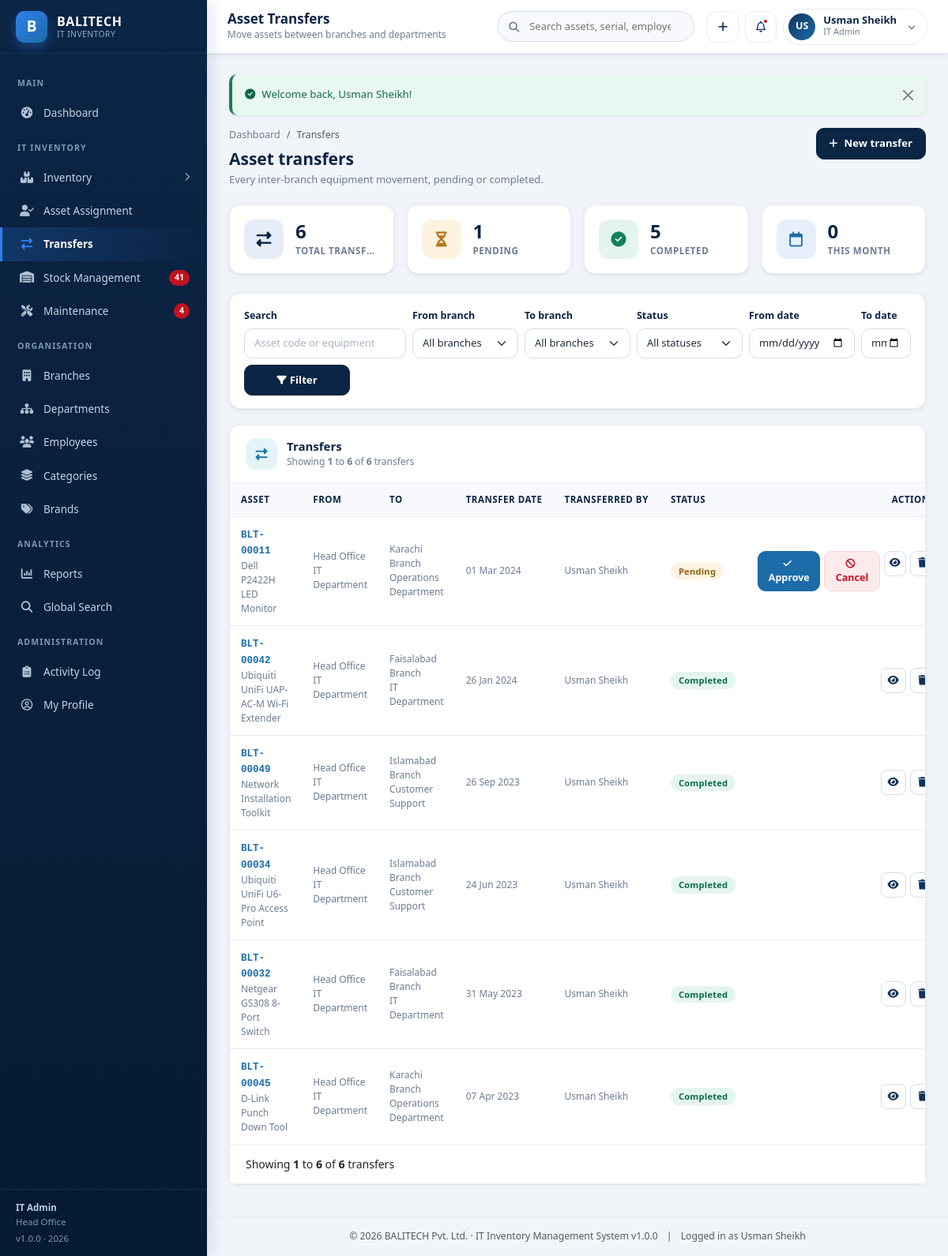
The page /transfers/index.php (signed in) on the database its author committed.
### tables this page shows
CREATE TABLE `users` (
  `id` INT UNSIGNED NOT NULL AUTO_INCREMENT,
  `username` VARCHAR(60) NOT NULL,
  `full_name` VARCHAR(120) NOT NULL,
  `email` VARCHAR(120) NOT NULL,
  `password` VARCHAR(255) NOT NULL,
  `role` ENUM('super_admin','it_admin','branch_staff','dept_manager') NOT NULL DEFAULT 'branch_staff',
  `branch_id` INT UNSIGNED DEFAULT NULL,
  `department_id` INT UNSIGNED DEFAULT NULL,
  `phone` VARCHAR(30) DEFAULT NULL,
  `avatar` VARCHAR(255) DEFAULT NULL,
  `status` ENUM('active','inactive') NOT NULL DEFAULT 'active',
  `last_login` DATETIME DEFAULT NULL,
  `created_at` DATETIME NOT NULL DEFAULT CURRENT_TIMESTAMP,
  `updated_at` DATETIME NOT NULL DEFAULT CURRENT_TIMESTAMP ON UPDATE CURRENT_TIMESTAMP,
  PRIMARY KEY (`id`),
  UNIQUE KEY `uq_user_username` (`username`),
  UNIQUE KEY `uq_user_email` (`email`),
  KEY `idx_user_role` (`role`),
  KEY `idx_user_branch` (`branch_id`),
  KEY `idx_user_dept` (`department_id`),
  CONSTRAINT `fk_user_branch` FOREIGN KEY (`branch_id`) REFERENCES `branches` (`id`) ON DELETE SET NULL ON UPDATE CASCADE,
  CONSTRAINT `fk_user_dept` FOREIGN KEY (`department_id`) REFERENCES `departments` (`id`) ON DELETE SET NULL ON UPDATE CASCADE
);

CREATE TABLE `branches` (
  `id` INT UNSIGNED NOT NULL AUTO_INCREMENT,
  `branch_code` VARCHAR(20) NOT NULL,
  `branch_name` VARCHAR(120) NOT NULL,
  `city` VARCHAR(80) NOT NULL,
  `address` VARCHAR(255) DEFAULT NULL,
  `branch_manager` VARCHAR(120) DEFAULT NULL,
  `contact_number` VARCHAR(30) DEFAULT NULL,
  `email` VARCHAR(120) DEFAULT NULL,
  `status` ENUM('active','inactive') NOT NULL DEFAULT 'active',
  `created_at` DATETIME NOT NULL DEFAULT CURRENT_TIMESTAMP,
  `updated_at` DATETIME NOT NULL DEFAULT CURRENT_TIMESTAMP ON UPDATE CURRENT_TIMESTAMP,
  PRIMARY KEY (`id`),
  UNIQUE KEY `uq_branch_code` (`branch_code`),
  KEY `idx_branch_status` (`status`),
  KEY `idx_branch_name` (`branch_name`)
);

CREATE TABLE `asset_transfers` (
  `id` INT UNSIGNED NOT NULL AUTO_INCREMENT,
  `asset_id` INT UNSIGNED NOT NULL,
  `from_branch_id` INT UNSIGNED DEFAULT NULL,
  `to_branch_id` INT UNSIGNED NOT NULL,
  `from_department_id` INT UNSIGNED DEFAULT NULL,
  `to_department_id` INT UNSIGNED DEFAULT NULL,
  `transfer_date` DATE NOT NULL,
  `transferred_by` INT UNSIGNED DEFAULT NULL,
  `reason` VARCHAR(255) DEFAULT NULL,
  `status` ENUM('pending','completed','cancelled') NOT NULL DEFAULT 'completed',
  `created_at` DATETIME NOT NULL DEFAULT CURRENT_TIMESTAMP,
  PRIMARY KEY (`id`),
  KEY `idx_trf_asset` (`asset_id`),
  KEY `idx_trf_from` (`from_branch_id`),
  KEY `idx_trf_to` (`to_branch_id`),
  KEY `idx_trf_date` (`transfer_date`),
  CONSTRAINT `fk_trf_asset` FOREIGN KEY (`asset_id`) REFERENCES `inventory` (`id`) ON DELETE CASCADE ON UPDATE CASCADE,
  CONSTRAINT `fk_trf_from` FOREIGN KEY (`from_branch_id`) REFERENCES `branches` (`id`) ON DELETE SET NULL ON UPDATE CASCADE,
  CONSTRAINT `fk_trf_to` FOREIGN KEY (`to_branch_id`) REFERENCES `branches` (`id`) ON DELETE CASCADE ON UPDATE CASCADE,
  CONSTRAINT `fk_trf_fromdept` FOREIGN KEY (`from_department_id`) REFERENCES `departments` (`id`) ON DELETE SET NULL ON UPDATE CASCADE,
  CONSTRAINT `fk_trf_todept` FOREIGN KEY (`to_department_id`) REFERENCES `departments` (`id`) ON DELETE SET NULL ON UPDATE CASCADE,
  CONSTRAINT `fk_trf_user` FOREIGN KEY (`transferred_by`) REFERENCES `users` (`id`) ON DELETE SET NULL ON UPDATE CASCADE
);

CREATE TABLE `inventory` (
  `id` INT UNSIGNED NOT NULL AUTO_INCREMENT,
  `asset_code` VARCHAR(30) NOT NULL,
  `category_id` INT UNSIGNED NOT NULL,
  `brand_id` INT UNSIGNED DEFAULT NULL,
  `equipment_name` VARCHAR(150) NOT NULL,
  `model_number` VARCHAR(100) DEFAULT NULL,
  `serial_number` VARCHAR(100) DEFAULT NULL,
  `branch_id` INT UNSIGNED DEFAULT NULL,
  `department_id` INT UNSIGNED DEFAULT NULL,
  `assigned_employee_id` INT UNSIGNED DEFAULT NULL,
  `purchase_date` DATE DEFAULT NULL,
  `purchase_price` DECIMAL(12,2) NOT NULL DEFAULT 0.00,
  `warranty_expiry` DATE DEFAULT NULL,
  `asset_condition` ENUM('New','Good','Fair','Poor') NOT NULL DEFAULT 'Good',
  `status` ENUM('available','assigned','under_maintenance','damaged','retired') NOT NULL DEFAULT 'available',
  `remarks` TEXT DEFAULT NULL,
  `created_by` INT UNSIGNED DEFAULT NULL,
  `created_at` DATETIME NOT NULL DEFAULT CURRENT_TIMESTAMP,
  `updated_at` DATETIME NOT NULL DEFAULT CURRENT_TIMESTAMP ON UPDATE CURRENT_TIMESTAMP,
  PRIMARY KEY (`id`),
  UNIQUE KEY `uq_asset_code` (`asset_code`),
  UNIQUE KEY `uq_asset_serial` (`serial_number`),
  KEY `idx_inv_category` (`category_id`),
  KEY `idx_inv_brand` (`brand_id`),
  KEY `idx_inv_branch` (`branch_id`),
  KEY `idx_inv_dept` (`department_id`),
  KEY `idx_inv_emp` (`assigned_employee_id`),
  KEY `idx_inv_status` (`status`),
  KEY `idx_inv_purchase` (`purchase_date`),
  KEY `idx_inv_name` (`equipment_name`),
  CONSTRAINT `fk_inv_category` FOREIGN KEY (`category_id`) REFERENCES `asset_categories` (`id`) ON DELETE RESTRICT ON UPDATE CASCADE,
  CONSTRAINT `fk_inv_brand` FOREIGN KEY (`brand_id`) REFERENCES `brands` (`id`) ON DELETE SET NULL ON UPDATE CASCADE,
  CONSTRAINT `fk_inv_branch` FOREIGN KEY (`branch_id`) REFERENCES `branches` (`id`) ON DELETE SET NULL ON UPDATE CASCADE,
  CONSTRAINT `fk_inv_dept` FOREIGN KEY (`department_id`) REFERENCES `departments` (`id`) ON DELETE SET NULL ON UPDATE CASCADE,
  CONSTRAINT `fk_inv_emp` FOREIGN KEY (`assigned_employee_id`) REFERENCES `employees` (`id`) ON DELETE SET NULL ON UPDATE CASCADE,
  CONSTRAINT `fk_inv_user` FOREIGN KEY (`created_by`) REFERENCES `users` (`id`) ON DELETE SET NULL ON UPDATE CASCADE
);

CREATE TABLE `departments` (
  `id` INT UNSIGNED NOT NULL AUTO_INCREMENT,
  `dept_code` VARCHAR(20) NOT NULL,
  `department_name` VARCHAR(120) NOT NULL,
  `branch_id` INT UNSIGNED DEFAULT NULL,
  `dept_head` VARCHAR(120) DEFAULT NULL,
  `description` VARCHAR(255) DEFAULT NULL,
  `status` ENUM('active','inactive') NOT NULL DEFAULT 'active',
  `created_at` DATETIME NOT NULL DEFAULT CURRENT_TIMESTAMP,
  `updated_at` DATETIME NOT NULL DEFAULT CURRENT_TIMESTAMP ON UPDATE CURRENT_TIMESTAMP,
  PRIMARY KEY (`id`),
  UNIQUE KEY `uq_dept_code` (`dept_code`),
  KEY `idx_dept_branch` (`branch_id`),
  KEY `idx_dept_name` (`department_name`),
  CONSTRAINT `fk_dept_branch` FOREIGN KEY (`branch_id`) REFERENCES `branches` (`id`) ON DELETE SET NULL ON UPDATE CASCADE
);

### transfers/index.php (the view, shortened to what the rows shown need)
<?php
require_once __DIR__ . '/../init.php';
$scope       = rbac_scope('i');
$scopeSql    = $scope['sql'];
$page     = max(1, (int) get_param('page', 1));
$perPage  = ITEMS_PER_PAGE;
$transferStatuses = ['pending' => 'Pending', 'completed' => 'Completed', 'cancelled' => 'Cancelled'];
$statusMap        = ['pending' => 'warning', 'completed' => 'success', 'cancelled' => 'secondary'];
$where  = '1 = 1';
$offset = ($page - 1) * $perPage;
$listSql = "SELECT t.id, t.asset_id, t.transfer_date, t.status, t.reason,
                   i.asset_code, i.equipment_name,
                   fb.branch_name AS from_branch, tb.branch_name AS to_branch,
                   fd.department_name AS from_dept, td.department_name AS to_dept,
                   u.full_name AS transferred_by_name
              FROM asset_transfers t
              JOIN inventory i ON i.id = t.asset_id
              LEFT JOIN branches fb ON fb.id = t.from_branch_id
              LEFT JOIN branches tb ON tb.id = t.to_branch_id
              LEFT JOIN departments fd ON fd.id = t.from_department_id
              LEFT JOIN departments td ON td.id = t.to_department_id
              LEFT JOIN users u ON u.id = t.transferred_by
             WHERE $where $scopeSql
             ORDER BY t.transfer_date DESC, t.id DESC
             LIMIT :limit OFFSET :offset";
$stmt = db()->prepare($listSql);
$stmt->bindValue(':limit', $perPage, PDO::PARAM_INT);
$stmt->bindValue(':offset', $offset, PDO::PARAM_INT);
$stmt->execute();
$transfers = $stmt->fetchAll();
$page_title    = 'Asset Transfers';
require __DIR__ . '/../includes/header.php';
?>
<div class="page-head">
    <div>
        <h2>Asset transfers</h2>
    </div>
</div>
<div class="row g-3 mb-4">
</div>
<form class="filter-bar" method="get" action="<?= url('transfers/index.php') ?>">
</form>
<div class="card">
    <div class="table-responsive">
        <table class="table">
            <thead>
                <tr>
                    <th>Asset</th>
                    <th>From</th>
                    <th>To</th>
                    <th>Transfer date</th>
                    <th>Transferred by</th>
                    <th>Status</th>
                    <th class="text-end">Actions</th>
                </tr>
            </thead>
            <tbody>
            <?php foreach ($transfers as $row): ?>
                <tr>
                    <td>
                        <a class="fw-code" href="<?= url('inventory/view.php?id=' . (int) $row['asset_id']) ?>"><?= e($row['asset_code']) ?></a>
                        <div class="text-muted-sm"><?= e($row['equipment_name']) ?></div>
                    </td>
                    <td class="text-muted-sm">
                        <div><?= e($row['from_branch'] ?: '-') ?></div>
                        <div><?= e($row['from_dept'] ?: '-') ?></div>
                    </td>
                    <td class="text-muted-sm">
                        <div><?= e($row['to_branch'] ?: '-') ?></div>
                        <div><?= e($row['to_dept'] ?: '-') ?></div>
                    </td>
                    <td class="text-muted-sm"><?= e(fdate($row['transfer_date'])) ?></td>
                    <td class="text-muted-sm"><?= e($row['transferred_by_name'] ?: '-') ?></td>
                    <td><span class="badge badge-soft badge-<?= e($statusMap[$row['status']] ?? 'secondary') ?>"><?= e($transferStatuses[$row['status']] ?? ucfirst((string) $row['status'])) ?></span></td>
                    <td>
                        <div class="table-actions">
                            <?php if ($row['status'] === 'pending' && can('transfers')): ?>
                            <form method="post" action="<?= url('transfers/action.php') ?>" class="d-inline">
                                <button type="submit" class="btn btn-sm btn-accent" data-confirm="Complete this transfer and move the asset now?">
                                    <i class="fa-solid fa-check me-1"></i>Approve
                                </button>
                            </form>
                            <form method="post" action="<?= url('transfers/action.php') ?>" class="d-inline">
                                <button type="submit" class="btn btn-sm btn-soft-danger" data-confirm="Cancel this pending transfer?">
                                    <i class="fa-solid fa-ban me-1"></i>Cancel
                                </button>
                            </form>
                            <?php endif; ?>
                            <a class="btn-icon" href="<?= url('inventory/view.php?id=' . (int) $row['asset_id']) ?>" title="View asset">
                                <i class="fa-solid fa-eye"></i>
                            </a>
                            <?php if (can('transfers')): ?>
                            <form method="post" action="<?= url('transfers/action.php') ?>" class="d-inline">
                                <button type="submit" class="btn-icon danger" title="Delete record"
                                        data-confirm="Delete this transfer record?">
                                    <i class="fa-solid fa-trash"></i>
                                </button>
                            </form>
                            <?php endif; ?>
                        </div>
                    </td>
                </tr>
            <?php endforeach; ?>
            </tbody>
        </table>
    </div>
</div>
<?php require __DIR__ . '/../includes/footer.php'; ?>

### includes/header.php (shortened to what the rows shown need)
<?php
require_once __DIR__ . '/auth.php';
$page_title   = $page_title   ?? 'Dashboard';
?>
<!DOCTYPE html>
<html lang="en">
<head>
<link rel="stylesheet" href="https://cdn.jsdelivr.net/npm/bootstrap@5.3.3/dist/css/bootstrap.min.css">
<link rel="stylesheet" href="https://cdnjs.cloudflare.com/ajax/libs/font-awesome/6.5.2/css/all.min.css">
<link rel="stylesheet" href="<?= url('assets/css/style.css') ?>">
</head>
<body>
<div class="app-wrapper">
    <?php require __DIR__ . '/sidebar.php'; ?>
    <div class="app-main">
        <header class="app-topbar no-print">
            <div class="topbar-titles">
                <h1><?= e($page_title) ?></h1>
            </div>
            <form class="topbar-search" action="<?= url('search.php') ?>" method="get" role="search">
            </form>
            <div class="topbar-actions">
                <div class="dropdown">
                    <button class="user-chip" type="button" data-bs-toggle="dropdown" aria-expanded="false">
                        <span class="avatar"><?= e(user_initials($user['full_name'])) ?></span>
                        <span class="text-start">
                            <span class="u-name d-block"><?= e($user['full_name']) ?></span>
                            <span class="u-role d-block"><?= e(role_label($user['role'])) ?></span>
                        </span>
                        <i class="fa-solid fa-chevron-down ms-1" style="font-size:10px;opacity:.6"></i>
                    </button>
                </div>
            </div>
        </header>
        <main class="app-content">
            <?= render_flash() ?>

### includes/sidebar.php (shortened to what the rows shown need)
<?php
$user = current_user();
?>
<aside class="app-sidebar no-print" id="appSidebar">
    <div class="sidebar-brand">
        <span class="brand-mark">B</span>
        <span class="brand-text">
        </span>
    </div>
    <div class="sidebar-scroll">
        <div class="nav-label">Main</div>
        <ul class="sidebar-nav">
        </ul>
        <div class="nav-label">IT Inventory</div>
        <ul class="sidebar-nav">
        </ul>
        <div class="nav-label">Organisation</div>
        <ul class="sidebar-nav">
        </ul>
        <div class="nav-label">Analytics</div>
        <ul class="sidebar-nav">
        </ul>
        <?php if (is_role('super_admin', 'it_admin')): ?>
        <div class="nav-label">Administration</div>
        <ul class="sidebar-nav">
        </ul>
        <?php endif; ?>
    </div>
    <div class="sidebar-footer">
        <strong><?= e(role_label($user['role'] ?? '')) ?></strong><br>
        <?= $user['branch_name'] ? e($user['branch_name']) : 'All branches access' ?>
        <div class="mt-1">v<?= e(APP_VERSION) ?> &middot; <?= date('Y') ?></div>
    </div>
</aside>

### includes/footer.php (shortened to what the rows shown need)
        </main>
        <footer class="app-content py-3 text-center text-muted no-print" style="font-size:12.2px;border-top:1px solid var(--gray-200)">
            &copy; <?= date('Y') ?> <?= e(APP_COMPANY) ?> &middot; IT Inventory Management System v<?= e(APP_VERSION) ?>
            <span class="mx-2">|</span> Logged in as <?= e(current_user()['full_name'] ?? '') ?>
        </footer>
    </div>
</div>
</body>
</html>

### rows shown on the page
users: role "IT Admin", branch.branch_name "Head Office", full_name "US", full_name "Usman Sheikh"
asset_transfers: asset.asset_code "BLT-00011", asset.equipment_name "Dell P2422H LED Monitor", from_branch.branch_name "Head Office", from_department.department_name "IT Department", to_branch.branch_name "Karachi Branch", to_department.department_name "Operations Department", transfer_date "01 Mar 2024", transferred_by.full_name "Usman Sheikh", status "Pending"
asset_transfers: asset.asset_code "BLT-00042", asset.equipment_name "Ubiquiti UniFi UAP-AC-M Wi-Fi Extender", from_branch.branch_name "Head Office", from_department.department_name "IT Department", to_branch.branch_name "Faisalabad Branch", transfer_date "26 Jan 2024", transferred_by.full_name "Usman Sheikh", status "Completed"
asset_transfers: asset.asset_code "BLT-00049", asset.equipment_name "Network Installation Toolkit", from_branch.branch_name "Head Office", from_department.department_name "IT Department", to_branch.branch_name "Islamabad Branch", to_department.department_name "Customer Support", transfer_date "26 Sep 2023", transferred_by.full_name "Usman Sheikh", status "Completed"
asset_transfers: asset.asset_code "BLT-00034", asset.equipment_name "Ubiquiti UniFi U6-Pro Access Point", from_branch.branch_name "Head Office", from_department.department_name "IT Department", to_branch.branch_name "Islamabad Branch", to_department.department_name "Customer Support", transfer_date "24 Jun 2023", transferred_by.full_name "Usman Sheikh", status "Completed"
asset_transfers: asset.asset_code "BLT-00032", asset.equipment_name "Netgear GS308 8-Port Switch", from_branch.branch_name "Head Office", from_department.department_name "IT Department", to_branch.branch_name "Faisalabad Branch", transfer_date "31 May 2023", transferred_by.full_name "Usman Sheikh", status "Completed"
asset_transfers: asset.asset_code "BLT-00045", asset.equipment_name "D-Link Punch Down Tool", from_branch.branch_name "Head Office", from_department.department_name "IT Department", to_branch.branch_name "Karachi Branch", to_department.department_name "Operations Department", transfer_date "07 Apr 2023", transferred_by.full_name "Usman Sheikh", status "Completed"

### other values the page prints
$notifLowStock "41"
$notifMaintenance "4"
APP_VERSION "1.0.0"
$page_title "Asset Transfers"
$page_subtitle "Move assets between branches and departments"
$flash['message'] "Welcome back, Usman Sheikh!"
$value "6"
$label "TOTAL TRANSF…"
$value "1"
$label "PENDING"
$value "5"
$label "COMPLETED"
$value "0"
$label "THIS MONTH"
$start "1 1"
